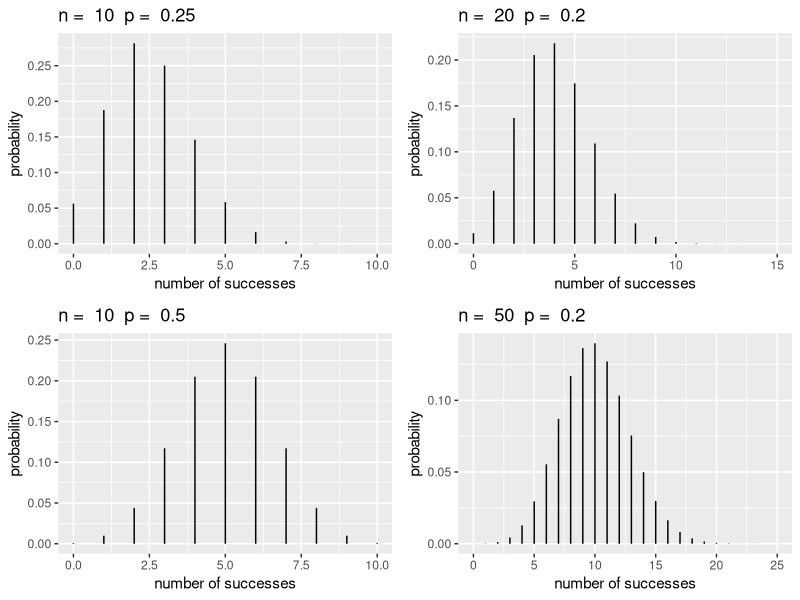
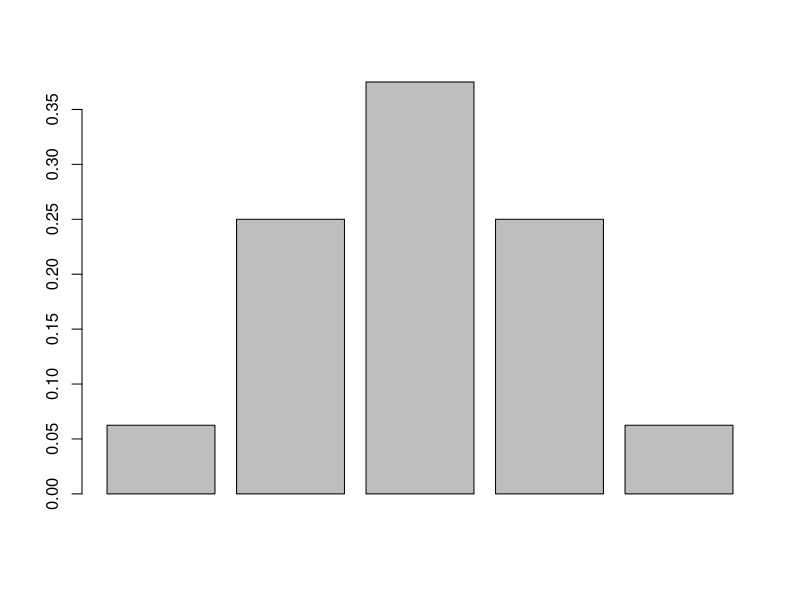

Recreate these plots in R, in order.
# Chapter 3 in Class

library(gridExtra)  
library(knitr) 
library(kableExtra)
library(tidyverse)


# Show don't code
plotBinomial=function(n,p){
  y1 <- 0:n  # possible values
  prob <- dbinom(y1,n,p)  # P(Y=y)
  BBGdf <- data.frame(y1,prob)
  ggplot(data = BBGdf, aes(x = y1, xend = y1, y = 0, yend = prob)) + 
    geom_segment() + 
    xlab("number of successes") + ylab("probability") + labs(title=paste("n = ", n, " p = ", p))
  

}
Binom1 <- plotBinomial(10,.25) + xlim(0, 10) + scale_y_continuous(breaks = c(0.00, 0.05, 0.10, 0.15, 0.20, 0.25))
Binom2 <- plotBinomial(20,.2) + xlim(0, 15)
Binom3 <- plotBinomial(10,.5) + xlim(0, 10)
Binom4 <- plotBinomial(50,.2) + xlim(0, 25)


grid.arrange(Binom1,Binom2,Binom3,Binom4,ncol=2)


# Binomial example
?dbinom
dbinom(1,size=4,.5)
outcomes=c(0,1,2,3,4)
probs = dbinom(outcomes,size=4,.5)
barplot(probs)

dbinom(500,size=1000,.5)

# suppose we want the probability of getting at least 500
# heads out of 1000'
pbinom(500000,1000000,.5,lower.tail = F)

# Test example
dbinom(2, size = 10, prob = .25)

# probability of getting 2 or less correct
p1 <- dbinom(0, size = 10, prob = .25)
p2 <-dbinom(1, size = 10, prob = .25)
p3 <-dbinom(2, size = 10, prob = .25)
p3

# prob of 2 or less
# P(Y<=2)
p1+p2+p3

pbinom(2,10,.25,lower.tail = T)
